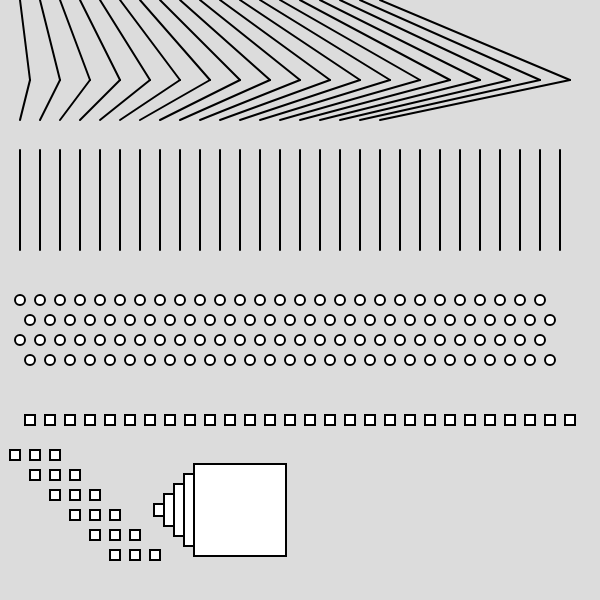
Frame 1 (no input)
Frame 60 (no input): identical to frame 1, image omitted
Frame 120 (the mouse pressed at the canvas centre since frame 60): identical to frame 1, image omitted

The p5.js sketch that drew this single still picture (run headless with seeded random() and noise() and a simulated clock; from frame 60 on, the mouse is pressed at the canvas centre):

// p5.js sketch
// ── sketch.js
function setup() {
  createCanvas(600, 600);
  
  rectMode(CENTER);
}

function draw() {
  background(220);
  
  strokeWeight(2);
  
  
  //Para hacer que las líneas se conecten
  for (var i = 20; i < 400; i = i + 20) {
  line(i,0, i + i/2, 80);
  }
  
  for (var a = 20; a < 400; a = a + 20) {
  line(a,120, a + a/2, 80);
  }
  
  //Líneas rectas
  for (var b = 20; b < 580; b = b + 20) {
  line(b,250, b, 150);
  }
  
  //Círculos
  for (var c = 20; c < 550; c = c + 20) {
  ellipse (c, 300, 10, 10);
    ellipse (c+10, 320, 10, 10);
      ellipse (c, 340, 10, 10);
        ellipse (c+10, 360, 10, 10);
  }
  
  //Rectángulos
  
  for (var d = 30; d < 590; d = d + 20) {
  rect(d, 420, 10, 10);
  }
  
  for (var e = 15; e < 120; e = e + 20) {
  rect(e, 440+e, 10, 10);
    rect(e+20, 440+e, 10, 10);
      rect(e+40, 440+e, 10, 10);
  }
  
  for (var f = 10; f < 100; f = f +20) {
  rect(f+150, 510, 2+f, 2+f);
  }
  
}
